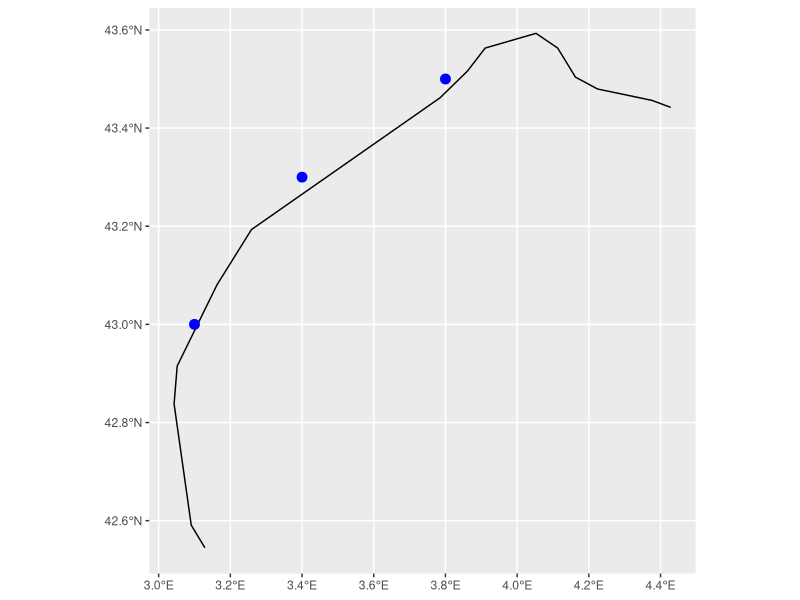

Write R code to recreate this figure.
## ---- chunk 1
knitr::opts_chunk$set(echo = TRUE)
## ---- chunk 2
library(rnaturalearth)
library(sf)
library(ggplot2)
## ---- chunk 3
species_df <- data.frame(
  Longitude = c(3.8, 3.1, 3.4),
  Latitude = c(43.5, 43, 43.3)
)
## ---- chunk 4
# Convert lat/long columns to a column of class geometry
species_sf <- st_as_sf(species_df, 
                       coords = c("Longitude", "Latitude"),
                       crs = st_crs(4326))
## ---- chunk 5
# Coastline geometry from rnaturalearth
coastlines <- ne_coastline(scale = 50, returnclass = "sf")

# Reproject
# Pretty sure this isn't necessary, as it says WGS84 already
coastlines <- st_transform(coastlines, crs = st_crs(species_sf))
## ---- chunk 6
# Bbox around datapoints
bbox <- st_bbox(species_sf, crs = st_crs(species_sf))

# Crop to bbox plus buffer
buffer_box <- st_buffer(st_as_sfc(bbox), dist = 50000)

# Cropped data 
crop_sf <- st_crop(coastlines, buffer_box)
## ---- chunk 7
ggplot() +
    geom_sf(data = crop_sf) +
    geom_sf(data = species_sf, colour = "blue", size = 3) +
    coord_sf(crs = st_crs(4326))
